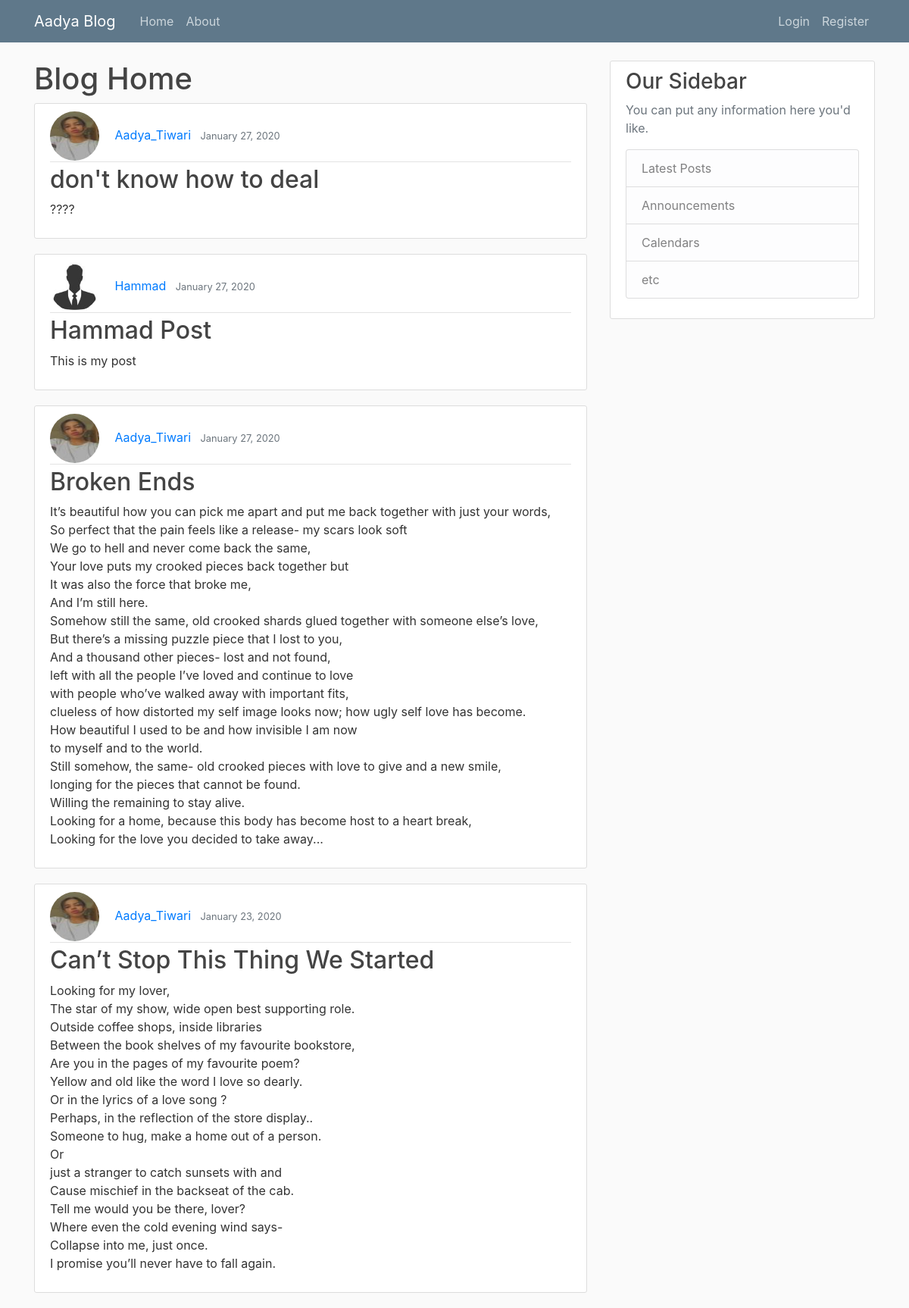
The page / on the database its author committed.
### blog/models.py (models this page shows, shortened)
class Post(models.Model):
    title = models.CharField(max_length=100)
    content = models.TextField()
    date_posted = models.DateTimeField(default=timezone.now)
    author= models.ForeignKey(User, on_delete=models.CASCADE)

### users/models.py (models this page shows, shortened)
class Profile(models.Model):
    user = models.OneToOneField(User, on_delete=models.CASCADE)
    image = models.ImageField(default='default.jpg', upload_to='profile_pics')

### blog/views.py (the view)
# urls.py: path('', PostListView.as_view(), name='blog-home'),
class PostListView(ListView):
    model = Post
    template_name = 'blog/home.html' # <app>/model_<viewtype>/html
    context_object_name = 'posts' # context are called posts
    ordering = ['-date_posted'] #To order the posts, newst first
    paginate_by = 5 #That many posts per page

### blog/templates/blog/home.html (shortened to what this page needs)
{% extends "blog/base.html" %}
{% block content%}
    <h1>Blog Home</h1>
    {% for post in posts %}
        <article class="media content-section">
          <div class="media-body">
            <div class="article-metadata">
                <img class="rounded-circle article-img" src ="{{ post.author.profile.image.url}}">
              <a class="mr-2" href="{% url 'user-posts' post.author.username %}">{{ post.author }}</a>
              <small class="text-muted">{{ post.date_posted|date:"F d, Y" }}</small>
            </div>
            <h2><a class="article-title" href=" {% url 'post-detail' post.id %}">{{ post.title }}</a></h2>
            <p class="article-content">{{ post.content }}</p>
          </div>
        </article>
    {% endfor %}
{% endblock content %}

### blog/static/blog/main.css (style rules this page uses)
body { background: #fafafa; color: #333333; margin-top: 5rem; }
h1, h2, h3, h4, h5, h6 { color: #444444; }
.content-section { background: #ffffff; padding: 10px 20px; border: 1px solid #dddddd; border-radius: 3px; margin-bottom: 20px; }
.article-title { color: #444444; }
.article-content { white-space: pre-line; }
.article-img { height: 65px; width: 65px; margin-right: 16px; }
.article-metadata { padding-bottom: 1px; margin-bottom: 4px; border-bottom: 1px solid #e3e3e3 }

### rows shown on the page
Post: author.profile.image (picture), author "Aadya_Tiwari", date_posted "January 27, 2020", title "don't know how to deal", content "????"
Post: author.profile.image (placeholder picture), author "Hammad", date_posted "January 27, 2020", title "Hammad Post", content "This is my post"
Post: author.profile.image (picture), author "Aadya_Tiwari", date_posted "January 27, 2020", title "Broken Ends", content "It’s beautiful how you can pick me apart and put me back together with just your words, So perfect that the pain feels like a release- my scars look soft We go to hell and never come back the same, Your love puts my crooked pieces back together but It was also the force that broke me, And I’m still here. Somehow still the same, old crooked shards glued together with someone else’s love, But there’s a missing puzzle piece that I lost to you, And a thousand other pieces- lost and not found, left with all the people I’ve loved and continue to love with people who’ve walked away with important fits, clueless of how distorted my self image looks now; how ugly self love has become. How beautiful…"
Post: author.profile.image (picture), author "Aadya_Tiwari", date_posted "January 23, 2020", title "Can’t Stop This Thing We Started", content "Looking for my lover, The star of my show, wide open best supporting role. Outside coffee shops, inside libraries Between the book shelves of my favourite bookstore, Are you in the pages of my favourite poem? Yellow and old like the word I love so dearly. Or in the lyrics of a love song ? Perhaps, in the reflection of the store display.. Someone to hug, make a home out of a person. Or just a stranger to catch sunsets with and Cause mischief in the backseat of the cab. Tell me would you be there, lover? Where even the cold evening wind says- Collapse into me, just once. I promise you’ll never have to fall again."
